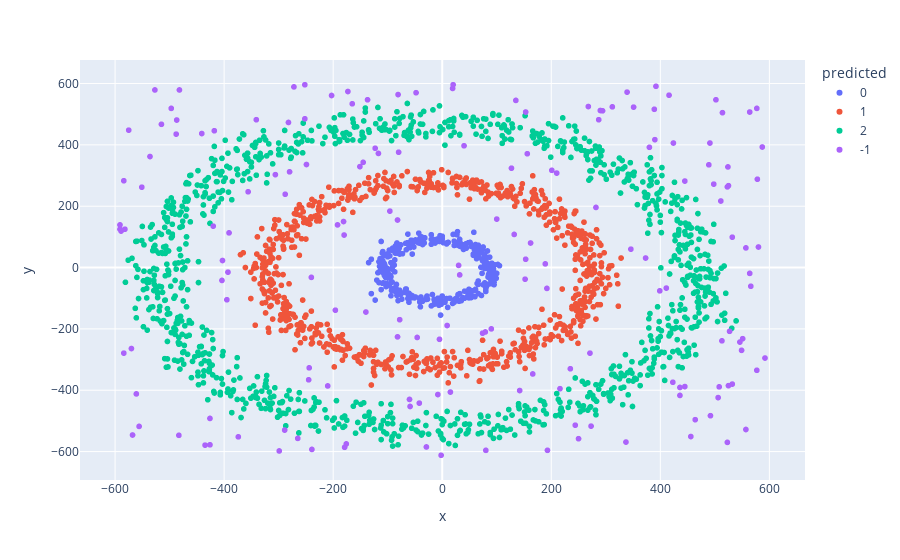

The notebook cell this image was saved under:
### Markdown cell above
## Visualization

### Code cell
fig = px.scatter(df,
                    x="x",
                    y="y",
                    color="predicted",
                    height=500)
fig.show()

### Figure 1 — Plotly figure (JSON) as saved in the notebook; plotly's stock layout.template omitted (floating-point values rounded to 4 significant figures; data arrays with more than 128 entries replaced by an {"elided": "..."} marker saying what was removed)
{"data": [{"hovertemplate": "predicted=0<br>x=%{x}<br>y=%{y}<extra></extra>", "legendgroup": "0", "marker": {"color": "#636efa", "symbol": "circle"}, "mode": "markers", "name": "0", "showlegend": true, "type": "scattergl", "x": {"elided": "315 int values"}, "xaxis": "x", "y": {"elided": "315 int values"}, "yaxis": "y"}, {"hovertemplate": "predicted=1<br>x=%{x}<br>y=%{y}<extra></extra>", "legendgroup": "1", "marker": {"color": "#EF553B", "symbol": "circle"}, "mode": "markers", "name": "1", "showlegend": true, "type": "scattergl", "x": {"elided": "740 int values"}, "xaxis": "x", "y": {"elided": "740 int values"}, "yaxis": "y"}, {"hovertemplate": "predicted=2<br>x=%{x}<br>y=%{y}<extra></extra>", "legendgroup": "2", "marker": {"color": "#00cc96", "symbol": "circle"}, "mode": "markers", "name": "2", "showlegend": true, "type": "scattergl", "x": {"elided": "1074 int values"}, "xaxis": "x", "y": {"elided": "1074 int values"}, "yaxis": "y"}, {"hovertemplate": "predicted=-1<br>x=%{x}<br>y=%{y}<extra></extra>", "legendgroup": "-1", "marker": {"color": "#ab63fa", "symbol": "circle"}, "mode": "markers", "name": "-1", "showlegend": true, "type": "scattergl", "x": {"elided": "171 int values"}, "xaxis": "x", "y": {"elided": "171 int values"}, "yaxis": "y"}], "layout": {"autosize": true, "legend": {"title": {"text": "predicted"}, "tracegroupgap": 0}, "margin": {"t": 60}, "xaxis": {"anchor": "y", "autorange": true, "domain": [0, 1], "range": [-663.5, 664.5], "title": {"text": "x"}, "type": "linear"}, "yaxis": {"anchor": "x", "autorange": true, "domain": [0, 1], "range": [-695.0, 679.0], "title": {"text": "y"}, "type": "linear"}}}
